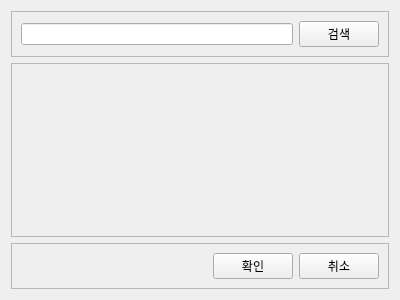
<?xml version="1.0" encoding="UTF-8"?>
<ui version="4.0">
 <class>takl_room_member_plus_widget</class>
 <widget class="QWidget" name="takl_room_member_plus_widget">
  <property name="geometry">
   <rect>
    <x>0</x>
    <y>0</y>
    <width>400</width>
    <height>300</height>
   </rect>
  </property>
  <property name="windowTitle">
   <string>Form</string>
  </property>
  <layout class="QVBoxLayout" name="verticalLayout_2">
   <item>
    <layout class="QVBoxLayout" name="verticalLayout">
     <item>
      <widget class="QFrame" name="frame_3">
       <property name="frameShape">
        <enum>QFrame::StyledPanel</enum>
       </property>
       <property name="frameShadow">
        <enum>QFrame::Raised</enum>
       </property>
       <layout class="QHBoxLayout" name="horizontalLayout_3">
        <item>
         <widget class="QLineEdit" name="lineEdit"/>
        </item>
        <item>
         <widget class="QPushButton" name="pushButton_4">
          <property name="text">
           <string>검색</string>
          </property>
         </widget>
        </item>
       </layout>
      </widget>
     </item>
     <item>
      <widget class="QScrollArea" name="scrollArea">
       <property name="widgetResizable">
        <bool>true</bool>
       </property>
       <widget class="QWidget" name="scrollAreaWidgetContents">
        <property name="geometry">
         <rect>
          <x>0</x>
          <y>0</y>
          <width>378</width>
          <height>180</height>
         </rect>
        </property>
       </widget>
      </widget>
     </item>
     <item>
      <widget class="QFrame" name="frame_2">
       <property name="frameShape">
        <enum>QFrame::StyledPanel</enum>
       </property>
       <property name="frameShadow">
        <enum>QFrame::Raised</enum>
       </property>
       <layout class="QHBoxLayout" name="horizontalLayout_2">
        <item>
         <spacer name="horizontalSpacer_2">
          <property name="orientation">
           <enum>Qt::Horizontal</enum>
          </property>
          <property name="sizeHint" stdset="0">
           <size>
            <width>40</width>
            <height>20</height>
           </size>
          </property>
         </spacer>
        </item>
        <item>
         <widget class="QPushButton" name="pushButton_2">
          <property name="text">
           <string>확인</string>
          </property>
         </widget>
        </item>
        <item>
         <widget class="QPushButton" name="pushButton_3">
          <property name="text">
           <string>취소</string>
          </property>
         </widget>
        </item>
       </layout>
      </widget>
     </item>
    </layout>
   </item>
  </layout>
 </widget>
 <resources/>
 <connections/>
</ui>
